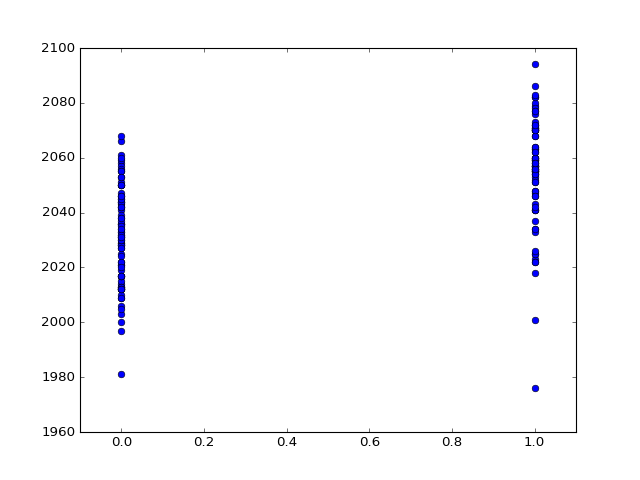

Reproduce this figure in Python.
# Plot the neural prediction against the data
neural = neural[1:]
# Notice the 'o' to specify the "line marker"
plt.plot(neural, voxel_time_course, 'o')
# [...]
# Set the axis limits to give space on left and right
axis = plt.gca()
axis.set_xlim(-0.1, 1.1)
# (...)
